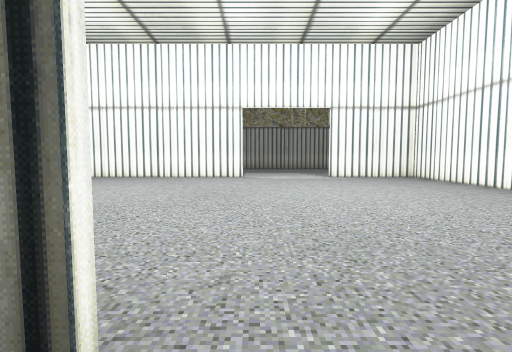
[1] (above)

18 first-person views from a walk through a Godot game level. The camera is 1.2 m above the floor, tilts 4° down and sees 85° across. The floor is counted in squares, 2 m on a side. Each view is taken from the middle of a square. On the plan, view 1 faces up. The plan holds only what a view shows up to about 9 squares ahead; the rest is blank. The place goes on beyond the plan.

[2]
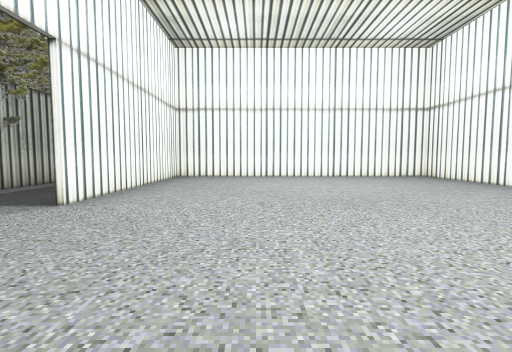

[3]
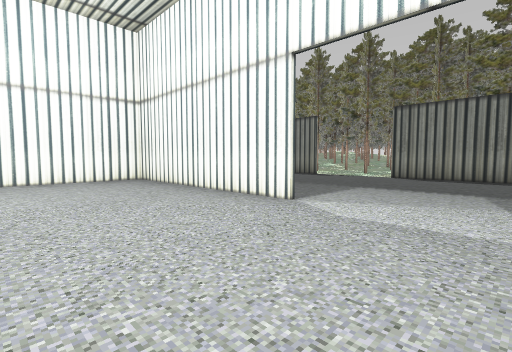

[4]
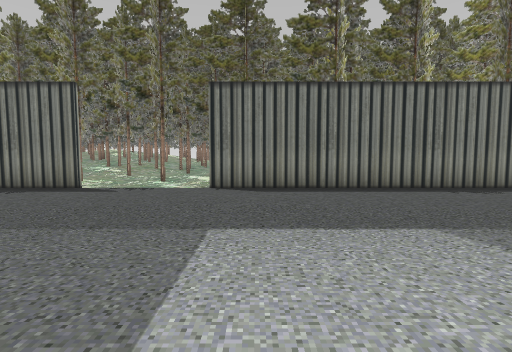

[5]
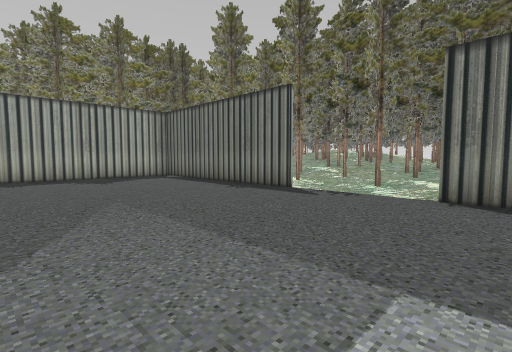

[6]
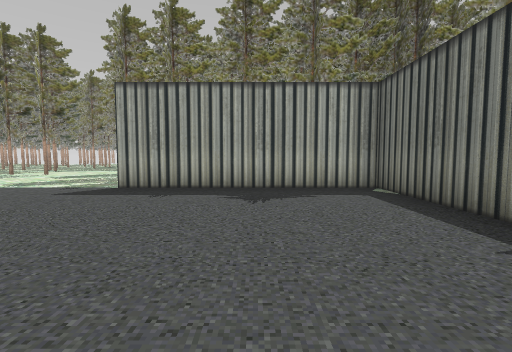

[7]
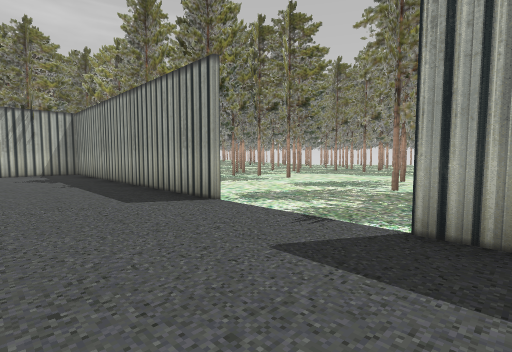

[8]
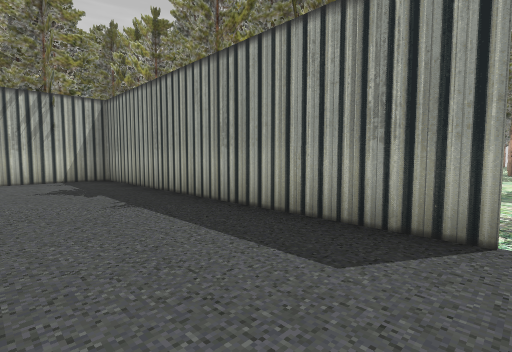

[9]
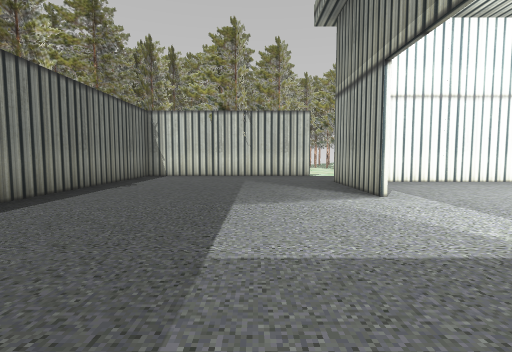

[10]
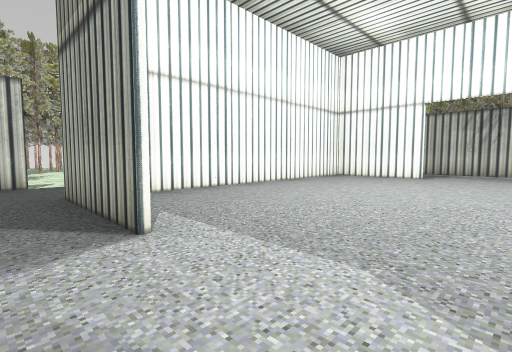

[11]
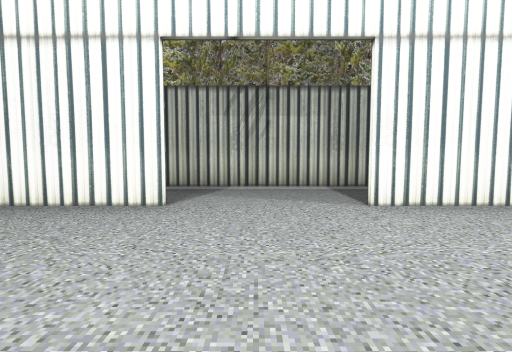

[12]
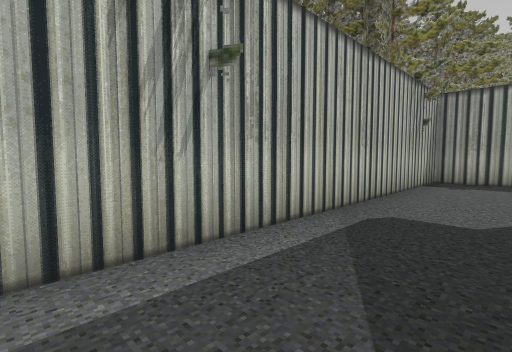

[13]
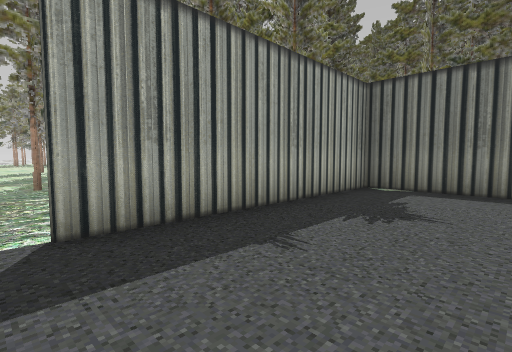

[14]
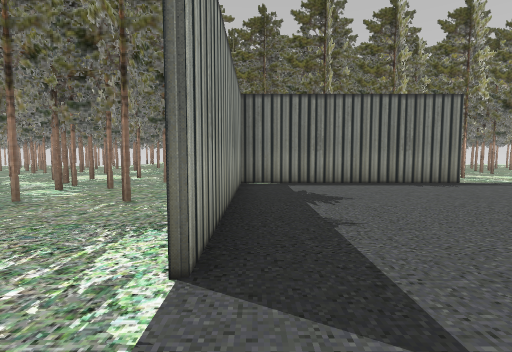

[15]
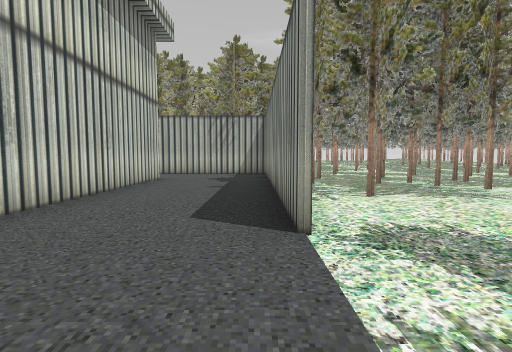

[16]
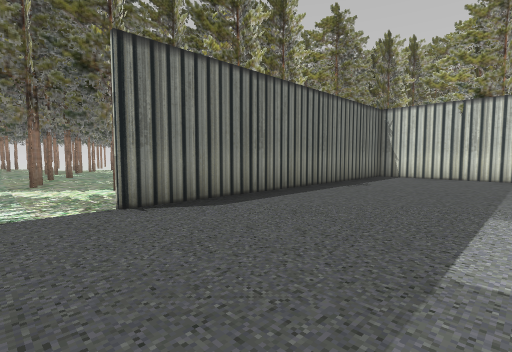

[17]
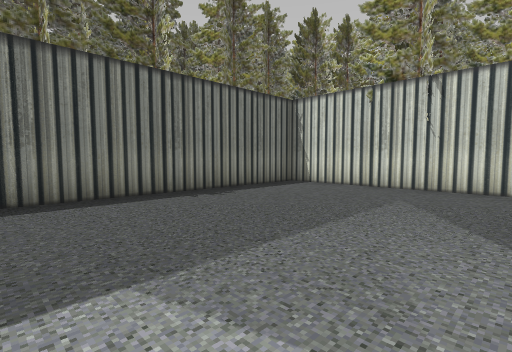

[18]
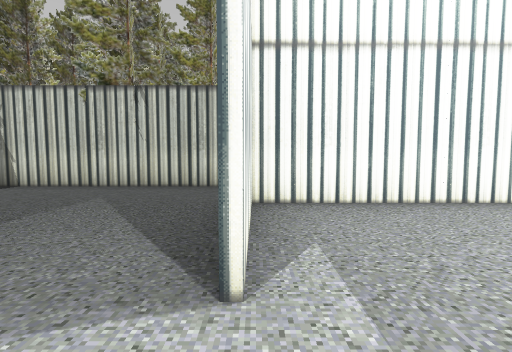

### Floor plan
Points are (right, up) in squares from view 1. A wall is a line through its corners. A room is listed if a view was taken in it or the views show most of it. See-through windows are left out.
Room 1 (views 1, 12)
walls: (-2.6, -1.6) (-0.4, -1.6)
ways out: opening at (0.5, 1) to room 2
objects: tree (-2, -3); tree (-2, -2); tree (-1, -3); tree (-1, -1); other object (0, -4); tree (0, -3); tree (0, -2); tree (0, -1); tree (1, -3); tree (1, -2) to (1, -1); tree (2, -3)
Room 2 (views 2, 3, 4, 5, 6, 7, 8, 9, 10, 11, 13, 14, 15, 16, 17, 18)
walls: (-0.4, 8.1) (-5.3, 8.1) (-5.3, 0.7) (-0.4, 0.7); (-4.4, 13.3) (-8.3, 13.3) (-8.3, 9.4); (-8.3, 5.9) (-8.3, 0.5); (-5.4, 2.5) (-5.4, 5.2); (3.5, 13.3) (-1, 13.3); (2, 0.7) (4.6, 0.7) (4.6, 8.1) (2, 8.1) (4.6, 8.1); (6.6, 8.5) (6.6, 13.3) (5.4, 13.3)
ways out: opening at (0.5, 1) to room 1; opening at (-8, 1) to room 3; opening at (-6, 3) to room 3
objects: other object (-13, -1); tree (-13, 0) to (-12, 1); tree (-13, 4) to (-11, 5); tree (-13, 6) to (-13, 7); tree (-13, 9) to (-13, 10); tree (-13, 13); tree (-12, -2) to (-12, -1); tree (-12, 1); tree (-12, 2); tree (-12, 3) to (-11, 4); tree (-12, 7) to (-12, 9); other object (-12, 10); other object (-12, 12); tree (-12, 13) to (-12, 14); other object (-12, 15); tree (-11, -2); tree (-11, 0); tree (-11, 1); tree (-11, 2); tree (-11, 3); tree (-11, 6) to (-10, 7); tree (-11, 7) to (-11, 9); tree (-11, 11); tree (-11, 12) to (-11, 13); tree (-11, 14); tree (-11, 15); tree (-10, -3) to (-9, -2); tree (-10, -1) to (-10, 0); tree (-10, 2); tree (-10, 3) to (-9, 4); tree (-10, 4) to (-10, 5); tree (-10, 9) to (-10, 11); tree (-10, 11) to (-9, 13); tree (-10, 12) to (-9, 14); tree (-10, 14); tree (-9, -2); tree (-9, -1); tree (-9, 0); tree (-9, 1); tree (-9, 2) to (-9, 3); tree (-9, 9); tree (-9, 15) to (-9, 16); tree (-8, -3); tree (-8, -2); tree (-8, 14); tree (-8, 15); tree (-8, 16); tree (-7, -2); tree (-7, 15); tree (-7, 16); tree (-6, -3); tree (-6, 14) to (-5, 14); tree (-6, 15); tree (-5, 15); other object (-5, 16); tree (-4, 14) to (-4, 15); tree (-3, -3); tree (-3, 16); tree (-2, 13) to (-2, 14); tree (-2, 15); tree (-2, 16); tree (-1, 15); tree (0, 15) to (0, 16); tree (1, 14) to (3, 14); tree (1, 15); other object (1, 16); tree (2, 16); tree (2, 17); tree (3, 14) to (4, 15); tree (5, 14) to (6, 15); tree (6, 10) to (7, 12); tree (6, 16); tree (7, 14) to (8, 14); tree (7, 16); tree (8, 13)
Room 3 (no view inside)
walls: (-5.4, 0.5) (-5.4, 2.5); (-6.5, -1.6) (-2.6, -1.6); (-8.3, 0.5) (-8.3, -1.5)
ways out: opening at (-8, 1) to room 2; opening at (-6, 3) to room 2
objects: tree (-3, 0)

Where each view was taken, in squares from view 1:
view 1: 0 up, 0 right, facing up
view 2: 3 up, 3 right, facing left
view 3: 5 up, 2 right, facing up-left
view 4: 8 up, 0 right, facing up
view 5: 9 up, 0 right, facing up-left
view 6: 11 up, 3 left, facing left
view 7: 9 up, 6 left, facing down-left
view 8: 6 up, 6 left, facing down-left
view 9: 10 up, 2 left, facing right
view 10: 9 up, 0 right, facing down-right
view 11: 4 up, 1 right, facing down
view 12: 0 up, 1 left, facing down-left
view 13: 8 up, 6 left, facing up-left
view 14: 7 up, 8 left, facing up
view 15: 8 up, 8 left, facing down
view 16: 10 up, 2 left, facing up-right
view 17: 9 up, 1 right, facing up-right
view 18: 8 up, 1 right, facing right
